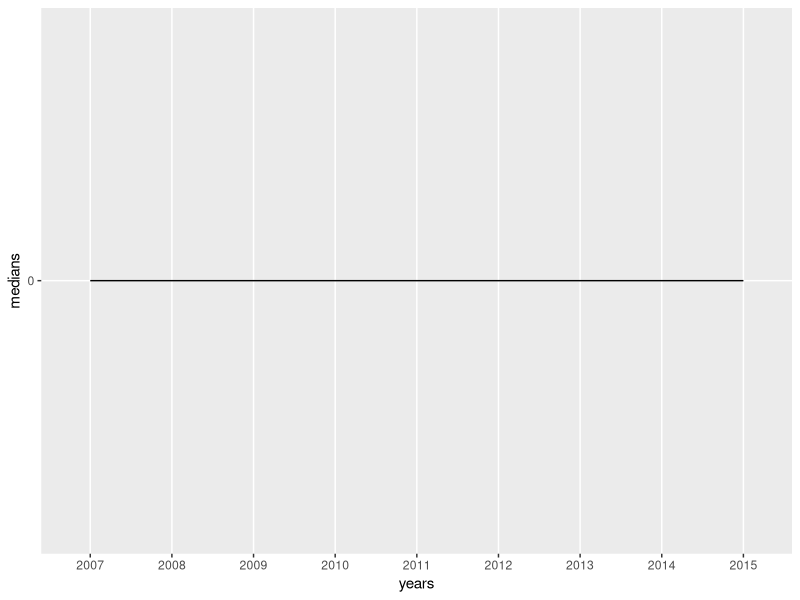

Recreate this plot in R.
## ---- chunk 1
library(dplyr)
library(knitr)
library(ggplot2)

df <- read.csv("./data/report.data.csv", stringsAsFactors = FALSE)
df <- df[complete.cases(df[,33:41]),]

df$rape.rate7 <- as.numeric(df$rape.rate7)
df$rape.rate8 <- as.numeric(df$rape.rate8)
df$rape.rate9 <- as.numeric(df$rape.rate9)
df$rape.rate10 <- as.numeric(df$rape.rate10)
df$rape.rate11 <- as.numeric(df$rape.rate11)
df$rape.rate12 <- as.numeric(df$rape.rate12)
df$rape.rate13 <- as.numeric(df$rape.rate13)
df$rape.rate14 <- as.numeric(df$rape.rate14)
df$rape.rate15 <- as.numeric(df$rape.rate15)

medians <- c(median(df$rape.rate7),
           median(df$rape.rate8),
           median(df$rape.rate9), 
           median(df$rape.rate10),
           median(df$rape.rate11), 
           median(df$rape.rate12), 
           median(df$rape.rate13), 
           median(df$rape.rate14), 
           median(df$rape.rate15))
years <- c('2007', '2008', '2009', '2010', '2011', '2012', '2013', '2014', '2015')
medians.data <- as.data.frame(cbind(medians, years))

# adding mean graph
ggplot(data = medians.data, aes(
  x = years,
  y = medians,
  group = 1
)) + geom_line()

# getting the campuses with the most assault
maxes <- c(max(df$rape.rate7),
           max(df$rape.rate8),
           max(df$rape.rate9), 
           max(df$rape.rate10),
           max(df$rape.rate11), 
           max(df$rape.rate12), 
           max(df$rape.rate13), 
           max(df$rape.rate14), 
           max(df$rape.rate15)
)

max.data <- as.data.frame(cbind(maxes, years))

# adding table of maxes
kable(max.data, format = "markdown")
